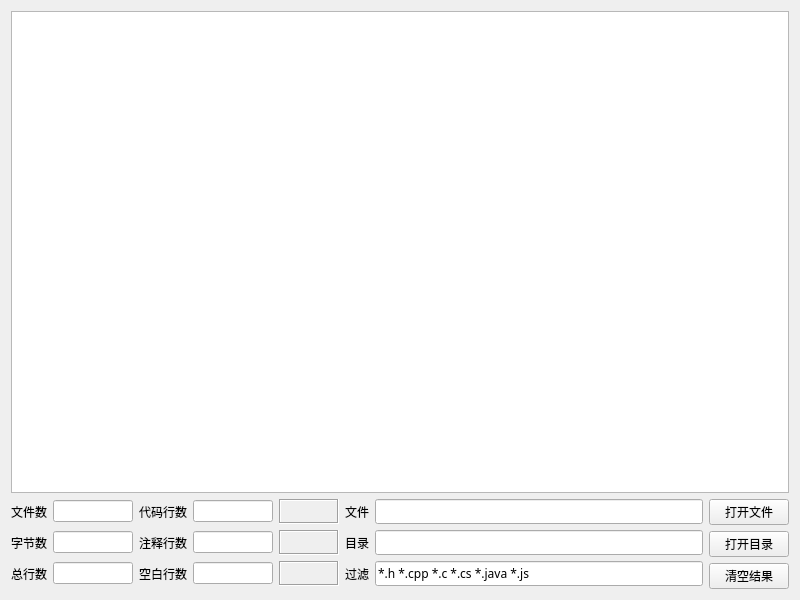
<?xml version="1.0" encoding="UTF-8"?>
<ui version="4.0">
 <class>frmCountCode</class>
 <widget class="QWidget" name="frmCountCode">
  <property name="geometry">
   <rect>
    <x>0</x>
    <y>0</y>
    <width>800</width>
    <height>600</height>
   </rect>
  </property>
  <layout class="QVBoxLayout" name="verticalLayout_2">
   <item>
    <widget class="QTableWidget" name="tableWidget"/>
   </item>
   <item>
    <widget class="QWidget" name="widget" native="true">
     <layout class="QGridLayout" name="gridLayout_2">
      <property name="leftMargin">
       <number>0</number>
      </property>
      <property name="topMargin">
       <number>0</number>
      </property>
      <property name="rightMargin">
       <number>0</number>
      </property>
      <property name="bottomMargin">
       <number>0</number>
      </property>
      <item row="0" column="0" rowspan="3">
       <layout class="QGridLayout" name="gridLayout">
        <item row="0" column="3">
         <widget class="QLineEdit" name="txtCode">
          <property name="maximumSize">
           <size>
            <width>80</width>
            <height>16777215</height>
           </size>
          </property>
          <property name="alignment">
           <set>Qt::AlignCenter</set>
          </property>
          <property name="readOnly">
           <bool>true</bool>
          </property>
         </widget>
        </item>
        <item row="2" column="1">
         <widget class="QLineEdit" name="txtRow">
          <property name="sizePolicy">
           <sizepolicy hsizetype="Ignored" vsizetype="Fixed">
            <horstretch>0</horstretch>
            <verstretch>0</verstretch>
           </sizepolicy>
          </property>
          <property name="alignment">
           <set>Qt::AlignCenter</set>
          </property>
          <property name="readOnly">
           <bool>true</bool>
          </property>
         </widget>
        </item>
        <item row="1" column="3">
         <widget class="QLineEdit" name="txtNote">
          <property name="sizePolicy">
           <sizepolicy hsizetype="Ignored" vsizetype="Fixed">
            <horstretch>0</horstretch>
            <verstretch>0</verstretch>
           </sizepolicy>
          </property>
          <property name="alignment">
           <set>Qt::AlignCenter</set>
          </property>
          <property name="readOnly">
           <bool>true</bool>
          </property>
         </widget>
        </item>
        <item row="2" column="3">
         <widget class="QLineEdit" name="txtBlank">
          <property name="sizePolicy">
           <sizepolicy hsizetype="Ignored" vsizetype="Fixed">
            <horstretch>0</horstretch>
            <verstretch>0</verstretch>
           </sizepolicy>
          </property>
          <property name="alignment">
           <set>Qt::AlignCenter</set>
          </property>
          <property name="readOnly">
           <bool>true</bool>
          </property>
         </widget>
        </item>
        <item row="0" column="1">
         <widget class="QLineEdit" name="txtCount">
          <property name="maximumSize">
           <size>
            <width>80</width>
            <height>16777215</height>
           </size>
          </property>
          <property name="alignment">
           <set>Qt::AlignCenter</set>
          </property>
          <property name="readOnly">
           <bool>true</bool>
          </property>
         </widget>
        </item>
        <item row="0" column="4">
         <widget class="QLabel" name="labPercentCode">
          <property name="minimumSize">
           <size>
            <width>60</width>
            <height>0</height>
           </size>
          </property>
          <property name="font">
           <font>
            <family>微软雅黑</family>
           </font>
          </property>
          <property name="frameShape">
           <enum>QFrame::Box</enum>
          </property>
          <property name="frameShadow">
           <enum>QFrame::Sunken</enum>
          </property>
          <property name="text">
           <string/>
          </property>
          <property name="alignment">
           <set>Qt::AlignCenter</set>
          </property>
         </widget>
        </item>
        <item row="2" column="2">
         <widget class="QLabel" name="labBlank">
          <property name="font">
           <font>
            <family>微软雅黑</family>
           </font>
          </property>
          <property name="text">
           <string>空白行数</string>
          </property>
         </widget>
        </item>
        <item row="1" column="1">
         <widget class="QLineEdit" name="txtSize">
          <property name="sizePolicy">
           <sizepolicy hsizetype="Ignored" vsizetype="Fixed">
            <horstretch>0</horstretch>
            <verstretch>0</verstretch>
           </sizepolicy>
          </property>
          <property name="alignment">
           <set>Qt::AlignCenter</set>
          </property>
          <property name="readOnly">
           <bool>true</bool>
          </property>
         </widget>
        </item>
        <item row="2" column="5">
         <widget class="QLabel" name="labFilter">
          <property name="font">
           <font>
            <family>微软雅黑</family>
           </font>
          </property>
          <property name="text">
           <string>过滤</string>
          </property>
         </widget>
        </item>
        <item row="0" column="5">
         <widget class="QLabel" name="labFile">
          <property name="font">
           <font>
            <family>微软雅黑</family>
           </font>
          </property>
          <property name="text">
           <string>文件</string>
          </property>
         </widget>
        </item>
        <item row="1" column="6">
         <widget class="QLineEdit" name="txtPath">
          <property name="font">
           <font>
            <family>微软雅黑</family>
           </font>
          </property>
          <property name="readOnly">
           <bool>true</bool>
          </property>
         </widget>
        </item>
        <item row="0" column="6">
         <widget class="QLineEdit" name="txtFile">
          <property name="font">
           <font>
            <family>微软雅黑</family>
           </font>
          </property>
          <property name="readOnly">
           <bool>true</bool>
          </property>
         </widget>
        </item>
        <item row="1" column="5">
         <widget class="QLabel" name="labPath">
          <property name="font">
           <font>
            <family>微软雅黑</family>
           </font>
          </property>
          <property name="text">
           <string>目录</string>
          </property>
         </widget>
        </item>
        <item row="2" column="6">
         <widget class="QLineEdit" name="txtFilter">
          <property name="font">
           <font>
            <family>微软雅黑</family>
           </font>
          </property>
          <property name="text">
           <string>*.h *.cpp *.c *.cs *.java *.js</string>
          </property>
         </widget>
        </item>
        <item row="1" column="4">
         <widget class="QLabel" name="labPercentNote">
          <property name="font">
           <font>
            <family>微软雅黑</family>
           </font>
          </property>
          <property name="frameShape">
           <enum>QFrame::Box</enum>
          </property>
          <property name="frameShadow">
           <enum>QFrame::Sunken</enum>
          </property>
          <property name="text">
           <string/>
          </property>
          <property name="alignment">
           <set>Qt::AlignCenter</set>
          </property>
         </widget>
        </item>
        <item row="2" column="4">
         <widget class="QLabel" name="labPercentBlank">
          <property name="font">
           <font>
            <family>微软雅黑</family>
           </font>
          </property>
          <property name="frameShape">
           <enum>QFrame::Box</enum>
          </property>
          <property name="frameShadow">
           <enum>QFrame::Sunken</enum>
          </property>
          <property name="text">
           <string/>
          </property>
          <property name="alignment">
           <set>Qt::AlignCenter</set>
          </property>
         </widget>
        </item>
        <item row="0" column="0">
         <widget class="QLabel" name="labCount">
          <property name="font">
           <font>
            <family>微软雅黑</family>
           </font>
          </property>
          <property name="text">
           <string>文件数</string>
          </property>
         </widget>
        </item>
        <item row="0" column="2">
         <widget class="QLabel" name="labCode">
          <property name="font">
           <font>
            <family>微软雅黑</family>
           </font>
          </property>
          <property name="text">
           <string>代码行数</string>
          </property>
         </widget>
        </item>
        <item row="1" column="2">
         <widget class="QLabel" name="labNote">
          <property name="font">
           <font>
            <family>微软雅黑</family>
           </font>
          </property>
          <property name="text">
           <string>注释行数</string>
          </property>
         </widget>
        </item>
        <item row="1" column="0">
         <widget class="QLabel" name="labSize">
          <property name="font">
           <font>
            <family>微软雅黑</family>
           </font>
          </property>
          <property name="text">
           <string>字节数</string>
          </property>
         </widget>
        </item>
        <item row="2" column="0">
         <widget class="QLabel" name="labRow">
          <property name="font">
           <font>
            <family>微软雅黑</family>
           </font>
          </property>
          <property name="text">
           <string>总行数</string>
          </property>
         </widget>
        </item>
       </layout>
      </item>
      <item row="0" column="1">
       <widget class="QPushButton" name="btnOpenFile">
        <property name="font">
         <font>
          <family>微软雅黑</family>
         </font>
        </property>
        <property name="text">
         <string>打开文件</string>
        </property>
       </widget>
      </item>
      <item row="1" column="1">
       <widget class="QPushButton" name="btnOpenPath">
        <property name="font">
         <font>
          <family>微软雅黑</family>
         </font>
        </property>
        <property name="text">
         <string>打开目录</string>
        </property>
       </widget>
      </item>
      <item row="2" column="1">
       <widget class="QPushButton" name="btnClear">
        <property name="font">
         <font>
          <family>微软雅黑</family>
         </font>
        </property>
        <property name="text">
         <string>清空结果</string>
        </property>
       </widget>
      </item>
     </layout>
    </widget>
   </item>
  </layout>
  <action name="actionOpen">
   <property name="icon">
    <iconset>
     <normaloff>:/images/toolbar/ic_files.png</normaloff>:/images/toolbar/ic_files.png</iconset>
   </property>
   <property name="text">
    <string>选择文件</string>
   </property>
   <property name="shortcut">
    <string>Ctrl+O</string>
   </property>
  </action>
  <action name="actionOpenDir">
   <property name="icon">
    <iconset>
     <normaloff>:/images/toolbar/ic_folder.png</normaloff>:/images/toolbar/ic_folder.png</iconset>
   </property>
   <property name="text">
    <string>选择目录</string>
   </property>
   <property name="shortcut">
    <string>Ctrl+Shift+O</string>
   </property>
  </action>
  <action name="actionAbout">
   <property name="icon">
    <iconset>
     <normaloff>:/images/toolbar/ic_about.png</normaloff>:/images/toolbar/ic_about.png</iconset>
   </property>
   <property name="text">
    <string>关于</string>
   </property>
  </action>
  <action name="actionClearModel">
   <property name="icon">
    <iconset>
     <normaloff>:/images/toolbar/ic_clean.png</normaloff>:/images/toolbar/ic_clean.png</iconset>
   </property>
   <property name="text">
    <string>清空列表</string>
   </property>
  </action>
  <action name="actionClearModelLine">
   <property name="icon">
    <iconset>
     <normaloff>:/images/toolbar/ic_delete.png</normaloff>:/images/toolbar/ic_delete.png</iconset>
   </property>
   <property name="text">
    <string>删除选中行</string>
   </property>
  </action>
  <action name="actionChinese">
   <property name="checkable">
    <bool>true</bool>
   </property>
   <property name="checked">
    <bool>true</bool>
   </property>
   <property name="text">
    <string>中文</string>
   </property>
  </action>
  <action name="actionEnglish">
   <property name="checkable">
    <bool>true</bool>
   </property>
   <property name="text">
    <string>English</string>
   </property>
  </action>
  <action name="actionUTF8">
   <property name="checkable">
    <bool>true</bool>
   </property>
   <property name="checked">
    <bool>true</bool>
   </property>
   <property name="text">
    <string>UTF8</string>
   </property>
  </action>
  <action name="actionGB18030">
   <property name="checkable">
    <bool>true</bool>
   </property>
   <property name="text">
    <string>GB18030</string>
   </property>
  </action>
  <action name="actionQuit">
   <property name="text">
    <string>退出</string>
   </property>
   <property name="shortcut">
    <string>Ctrl+Q</string>
   </property>
  </action>
 </widget>
 <layoutdefault spacing="6" margin="11"/>
 <tabstops>
  <tabstop>btnOpenFile</tabstop>
  <tabstop>btnOpenPath</tabstop>
  <tabstop>btnClear</tabstop>
  <tabstop>tableWidget</tabstop>
  <tabstop>txtCount</tabstop>
  <tabstop>txtSize</tabstop>
  <tabstop>txtRow</tabstop>
  <tabstop>txtCode</tabstop>
  <tabstop>txtNote</tabstop>
  <tabstop>txtBlank</tabstop>
  <tabstop>txtFile</tabstop>
  <tabstop>txtPath</tabstop>
  <tabstop>txtFilter</tabstop>
 </tabstops>
 <resources/>
 <connections/>
</ui>
